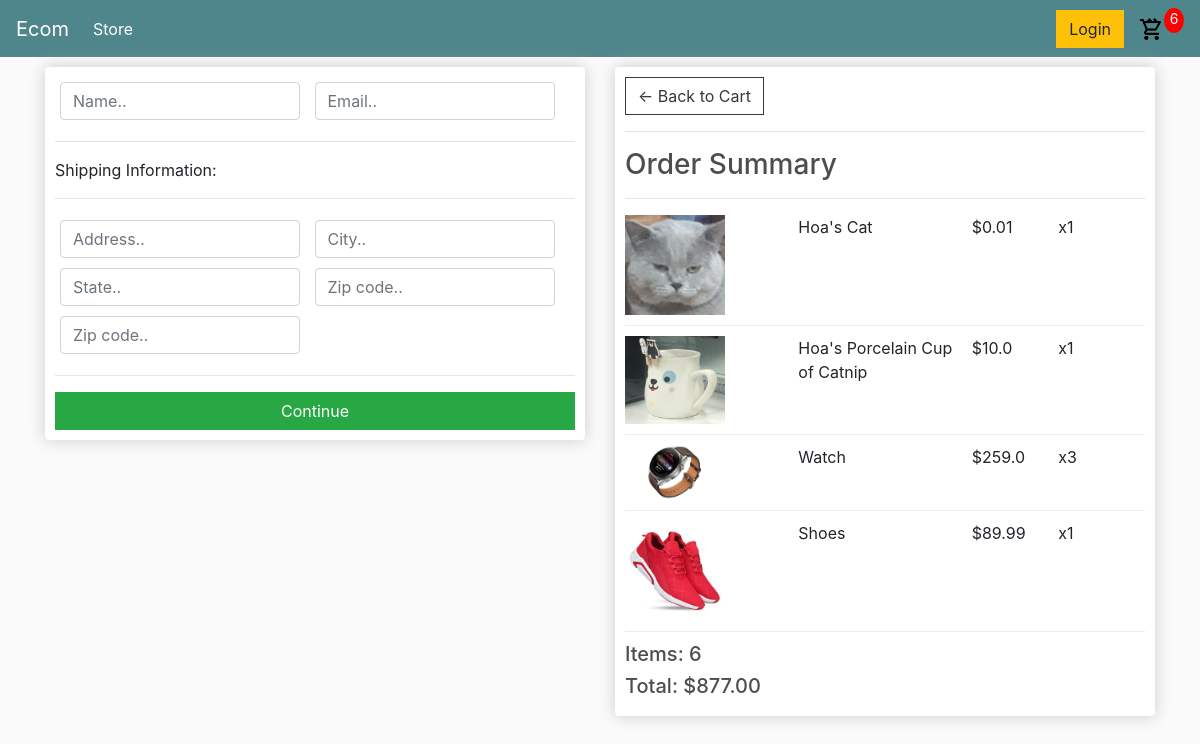
Screenshot of /checkout/ (signed in) with the database file from the repository.
### store/models.py (models this page shows, shortened)
class OrderItem(models.Model):
    product = models.ForeignKey(Product, on_delete=models.SET_NULL, null=True)
    order = models.ForeignKey(Order, on_delete=models.SET_NULL, null=True)
    quantity = models.IntegerField(default=0, null=True, blank=True)
    date_added = models.DateTimeField(auto_now_add=True)
    @property
    def get_total(self):
        total = self.product.price * self.quantity
        return total

class Product(models.Model):
    name = models.CharField(max_length=200, null=True)
    price = models.FloatField()
    digital = models.BooleanField(default=False, null=True, blank=False)
    image = models.ImageField(null=True, blank = True)
    @property
    def imageURL(self):
        try:
            url = self.image.url
        except:
            url = ''
        return url

class Order(models.Model):
    customer = models.ForeignKey(Customer, on_delete=models.SET_NULL,  null=True, blank=True)
    date_ordered = models.DateTimeField(auto_now_add=True)
    complete = models.BooleanField(default=False)
    transaction_id = models.CharField(max_length=100, null=True)
    @property
    def get_cart_total(self):
        orderitems = self.orderitem_set.all()
        total = sum([item.get_total for item in orderitems])
        return total
    @property
    def get_cart_items(self):
        orderitems = self.orderitem_set.all()
        total = sum([item.quantity for item in orderitems])
        return total

### store/views.py (the view)
# urls.py: path('checkout/', views.checkout, name="checkout"),
def checkout(request):
    if request.user.is_authenticated:
        customer = request.user.customer
        order, created = Order.objects.get_or_create(
            customer=customer, complete=False)
        items = order.orderitem_set.all()
        cartItems = order.get_cart_items
    else:
        items = []
        order = {'get_cart_total': 0, 'get_cart_items': 0}
        cartItems = order['get_cart_items']
    context = {'items': items, 'order': order, 'cartItems': cartItems}
    return render(request, 'store/checkout.html', context)

### store/templates/store/checkout.html (shortened to what this page needs)
{% extends 'store/main.html' %}
{% load static %}
{% block content %}
<div class="row">
    <div class="col-lg-6">
        <div class="box-element" id="form-wrapper">
            <form id="form">
                <div id="user-info">
                    <div class="form-field">
                        <input required class="form-control" type="text" name="name" placeholder="Name..">
                    </div>
                    <div class="form-field">
                        <input required class="form-control" type="email" name="email" placeholder="Email..">
                    </div>
                </div>
                <div id="shipping-info">
                    <hr>
                    <p>Shipping Information:</p>
                    <hr>
                    <div class="form-field">
                        <input class="form-control" type="text" name="address" placeholder="Address..">
                    </div>
                    <div class="form-field">
                        <input class="form-control" type="text" name="city" placeholder="City..">
                    </div>
                    <div class="form-field">
                        <input class="form-control" type="text" name="state" placeholder="State..">
                    </div>
                    <div class="form-field">
                        <input class="form-control" type="text" name="zipcode" placeholder="Zip code..">
                    </div>
                    <div class="form-field">
                        <input class="form-control" type="text" name="country" placeholder="Zip code..">
                    </div>
                </div>
                <hr>
                <input id="form-button" class="btn btn-success btn-block" type="submit" value="Continue">
            </form>
        </div>
        <br>
    </div>
    <div class="col-lg-6">
        <div class="box-element">
            <a  class="btn btn-outline-dark" href="{% url 'cart' %}">&#x2190; Back to Cart</a>
            <hr>
            <h3>Order Summary</h3>
            <hr>
            {% for item in items %}
            <div class="cart-row">
                <div style="flex:2"><img class="row-image" src="{{item.product.imageURL}}"></div>
                <div style="flex:2"><p>{{item.product.name}}</p></div>
                <div style="flex:1"><p>${{item.product.price}}</p></div>
                <div style="flex:1"><p>x{{item.quantity}}</p></div>
            </div>
            {% endfor %}
            <h5>Items:   {{order.get_cart_items}}</h5>
            <h5>Total:   ${{order.get_cart_total|floatformat:2}}</h5>
        </div>
    </div>
</div>
{% endblock content %}

### static/css/main.css (style rules this page uses)
body { background-color: hsl(0, 0%, 98%); }
h1,h2,h3,h4,h5,h6 { color:hsl(0, 0%, 30%); }
.box-element { box-shadow:hsl(0, 0%, 80%) 0 0 16px; background-color: #fff; border-radius: 4px; padding: 10px; }
.col-lg-4, .col-lg-6, .col-lg-8, .col-lg-12 { margin-top: 10px; }
.btn { border-radius: 0; }
.row-image { width: 100px; }
.form-field { width:250px; display: inline-block; padding: 5px; }
.cart-row { display: flex; align-items: flex-stretch; padding-bottom: 10px; margin-bottom: 10px; border-bottom: 1px solid #ececec; }

### rows the page displays
OrderItem: product.imageURL (picture), product.name "Hoa's Cat", product.price "0.01", quantity "1"
OrderItem: product.imageURL (picture), product.name "Hoa's Porcelain Cup of Catnip", product.price "10.0", quantity "1"
OrderItem: product.imageURL (picture), product.name "Watch", product.price "259.0", quantity "3"
OrderItem: product.imageURL (picture), product.name "Shoes", product.price "89.99", quantity "1"
Order: get_cart_items "6", get_cart_total "877.00"

### other values shown
{{ cartItems }} "6"
